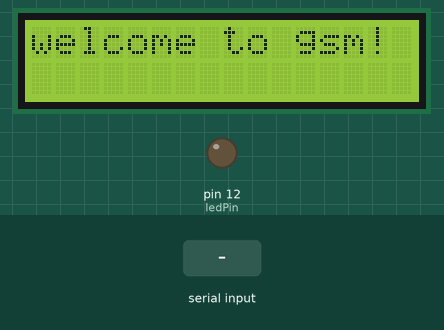
Simulated run of this sketch. Board: Arduino Uno, built with avr-gcc and run on an emulated ATmega328P. Shown: 16×2 character LCD, output pins drawn as LEDs (lit = HIGH). The test bench sets the inputs (shaded band). The modem accepts every AT command (registered, SIM ready, sends succeed) and sends nothing else; what the sketch prints to the serial monitor is not drawn.

Above: at 0.1 s.
At 6.3 s:
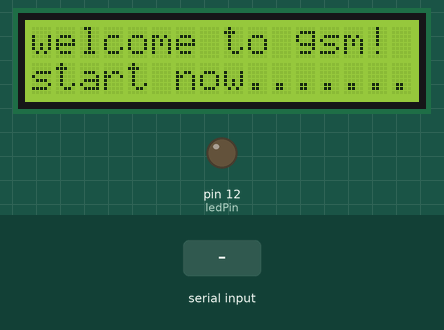
6.4 s: "RING" received over the second serial link
7.9 s: "RING" received over the second serial link
At 10.4 s:
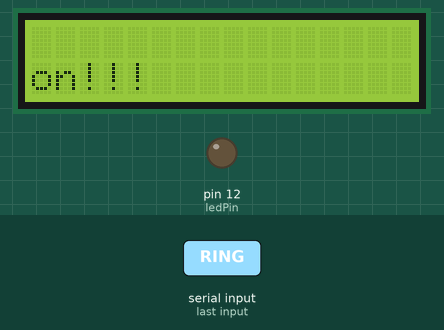
Timing chart, 0 to 11.9 s (numbered marks = the images above; inputs shaded):
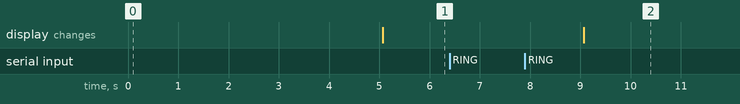

The sketch:

call_identification_and_display_the_number_in_lcd.ino
```cpp
#include <LiquidCrystal.h>
#include <SoftwareSerial.h>
SoftwareSerial mySerial(10,11);
LiquidCrystal lcd(7, 6, 5, 4, 3, 2);
int led1 = 13;
int resetPin = 8;
String Data = "";
int count=0;
const int ledPin= 12;
int value=0;
int i = 1;
int j= 1;
bool flag = false;
const int inputPin= 5;
void setup()
{
  mySerial.begin(9600);   // Setting the baud rate of GSM Module
  Serial.begin(9600);
  lcd.begin(16, 2);
  lcd.print("welcome to gsm!");
  delay(5000);
  lcd.setCursor(0, 1);
  lcd.print("start now.......");
  pinMode(ledPin, OUTPUT);
pinMode(inputPin, INPUT);
  delay(100);

}


void loop()
{
 if (mySerial.available()>0)
 {
     char character = mySerial.read();
         if( flag || character =='R')
         {
          Data.concat(character);
          flag = true;
         }
          if(Data=="RING")
           {
       Data="";
      Serial.write("success!!!");
      count++;
      Serial.println(count);
      delay(100);
     flag=false;
  if(count==2)
 {
                                        digitalWrite(led1,HIGH);
                                        Serial.println("motor on");
                                         mySerial.println("ATH0");;
                                        Serial.println("Hang up.");
                                        delay(1000);
                                         lcd.begin(16, 2);
                                        lcd.setCursor(0, 1);
                                        lcd.print("on!!!");
                                        Serial.println("motor on");

//                                       mySerial.println("AT+CMGF=1");
//                                        delay(1000);
//                                       mySerial.println("AT+CMGS=\"+919788391337\"\r");
//                                       delay(1000);
//                                        mySerial.println("        gsm  \n    Moter on!! ");
//                                       delay(100);
//                                       mySerial.println((char)26);
//                                       delay(1000);

 }
else if(count>=5){
                                         Serial.println("motor off");
                                        digitalWrite(led1,LOW);
                                         mySerial.println("ATH0");;
                                        Serial.println("Hang up.");
                                        delay(1000);
                                         lcd.begin(16, 2);
                                         lcd.setCursor(0, 1);
                                        lcd.print("off!!!");
//                                        mySerial.println("AT+CMGF=1");
//                                        delay(1000);
//                                       mySerial.println("AT+CMGS=\"+919788391337\"\r");
//                                       delay(1000);
//                                     mySerial.println("        gsm  \n    Moter off!! \n \n  Thank you!!");
//                                      delay(100);
//                                     mySerial.println((char)26);
//                                     delay(1000);
                                        count = 0;

}
}
           }

}
```

Measured:
- after the input at 6.4 s, every drawn part: stays the same
- after the input at 7.9 s, the display: changes after 1.2 s (image 2)
